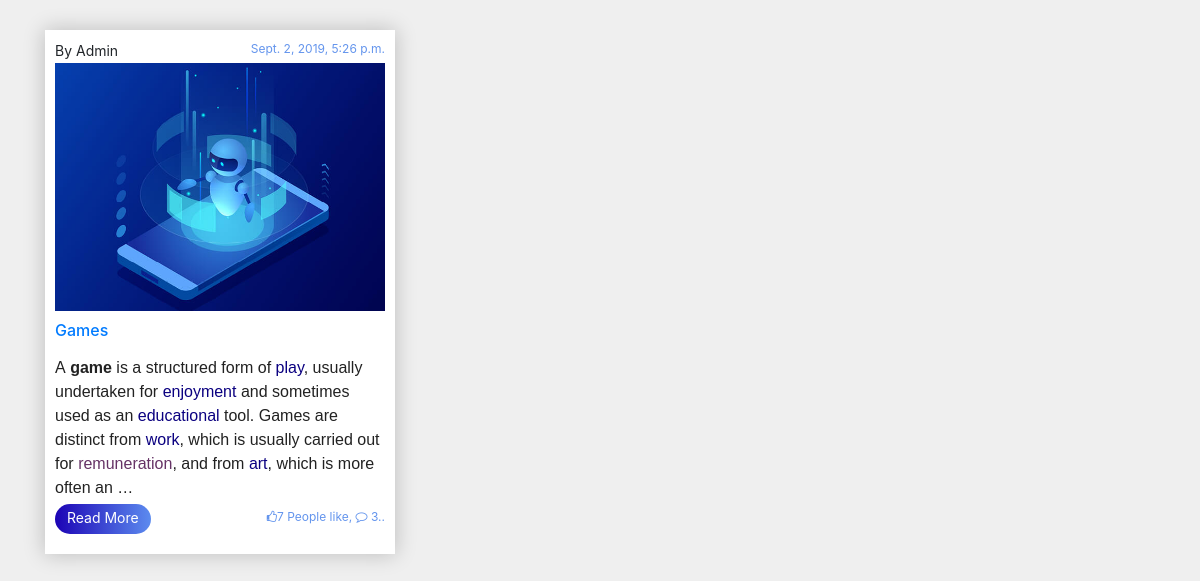
Page /tech/ on the committed database.
### main/models.py (models this page shows, shortened)
class tech_news(models.Model):
    tech_news_title = models.CharField(max_length=200)
    tech_news_content = models.TextField(null=False, blank=True)
    tech_news_published = models.DateTimeField("date published", default=datetime.now())
    tech_news_image = models.ImageField(upload_to="image/", blank=True,null=True)

### main/views.py (the view)
# urls.py: path("tech/", views.tech_newspage, name="tech_newspage"),
def tech_newspage(request):
    return render(request=request,
                  template_name="main/tech_news.html",
                  context={"tech_newss": tech_news.objects.all})

### main/templates/main/tech_news.html (shortened to what this page needs)
<html>
<head>
{% load static %}
<link href="{% static 'main/css/styletech_news.css'%}" rel="stylesheet">
<link rel="stylesheet" href="https://stackpath.bootstrapcdn.com/bootstrap/4.3.1/css/bootstrap.min.css">
<link rel="stylesheet" href="https://stackpath.bootstrapcdn.com/font-awesome/4.7.0/css/font-awesome.min.css">
</head>
<body>
<div class="container">
  <div class="row">
  {% for tech in tech_newss%}
    <div class="col-md-4">
      <div class="single-blog">
        <p class="blog-meta">By Admin <span>{{tech.tech_news_published}}</span></p>
        <img src="static/main/images/website-img.jpg">
        <h2><a href="#">{{tech.tech_news_title}}</a></h2>
        <p class="blog-text">{{tech.tech_news_content|safe|truncatewords:100}}</p>
        <p><a href=""class="read-more-btn">Read More</a>
        <span><i class="fa fa-thumbs-o-up"></i>7 People like, <i class="fa fa-comment-o"></i> 3.. </span>
        </p>
      </div>
    </div>
  {% endfor %}
  </div>
</div>
</body>

### main/static/main/css/styletech_news.css (style rules this page uses)
body { background-color: #efefef !important; }
.single-blog { box-shadow: 0px 0px 20px 1px rgba(0, 0, 0, 0.2); padding: 10px; margin-top: 30px; background-color: white; }
.single-blog img { width: 100%; }
.blog-meta { font-size: 14px; margin-bottom: 2px; }
.single-blog span { float: right; font-size: 12px; color: cornflowerblue; }
.blog-text { font: 14px; text-align: justify; }
.single-blog h2 { margin-top: 10px; font-size: 16px; color: #007bff; }
.single-blog h2 a { text-decoration: none; }
.read-more-btn { background-image: linear-gradient(to right, #1c03b5, #5c8bef); padding: 5px 12px 8px; border-radius: 20px; line-height: 20px; font-size: 14px; color: #fff; border: none !important; }

### rows in the picture
tech_news: tech_news_published "Sept. 2, 2019, 5:26 p.m.", tech_news_title "Games", tech_news_content "A game is a structured form of play , usually undertaken for enjoyment and sometimes used as an educational tool. Games are distinct from work , which is usually carried out for remuneration , and from art , which is more often an …"
